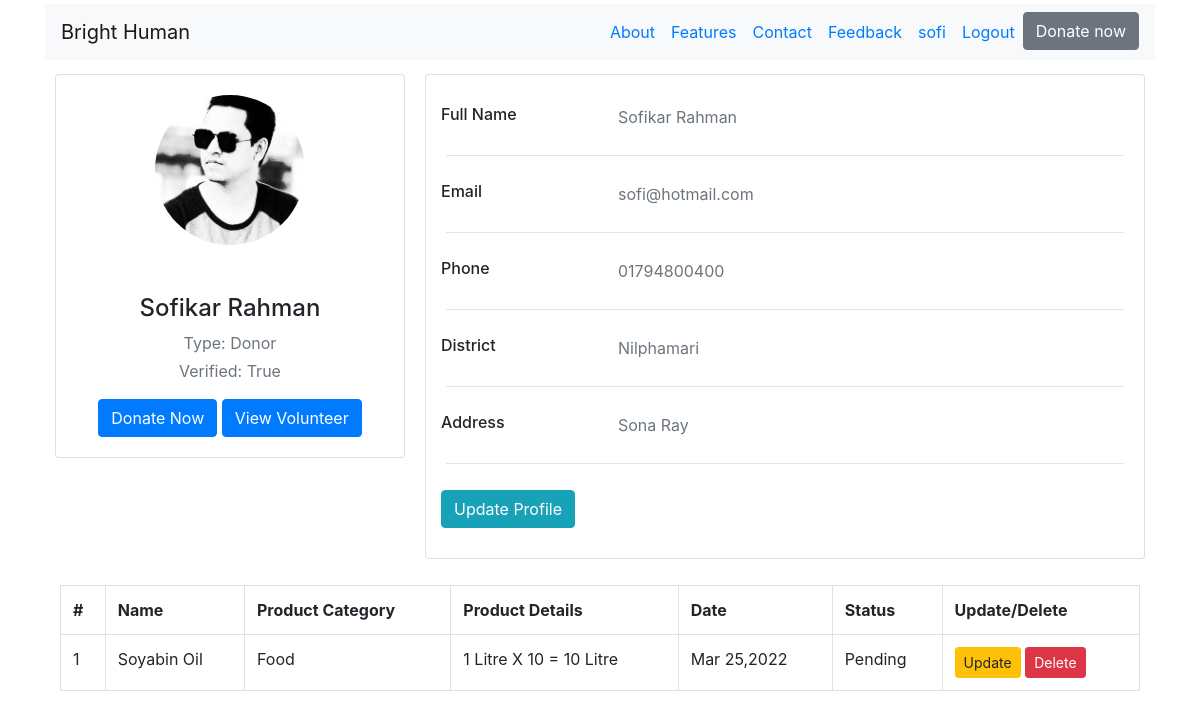
Screenshot of /accounts/user_profile/ (signed in) with the database file from the repository.
### Accounts/models.py (models this page shows, shortened)
class Profile(models.Model):
    profile = models.OneToOneField(User,on_delete=models.CASCADE,related_name='profile')
    uType = (
        (1,'Donor'),
        (2,'Volunteer'),
        (3,'Staff')
    )
    userType = models.IntegerField(choices=uType)
    phoneNo = models.CharField(max_length=15)
    nationalId = models.CharField(max_length=20)
    divison = models.ForeignKey(Division,on_delete=models.CASCADE)
    district = models.ForeignKey(District,on_delete=models.CASCADE)
    address = models.TextField(max_length=200)
    profile_pic = models.ImageField(upload_to = 'profile',blank=True)
    verified = models.BooleanField(default=False)
    signupTime = models.DateTimeField(auto_now_add=True)
    updateTime = models.DateTimeField(auto_now=True)

class District(models.Model):
    name = models.CharField(max_length=50)
    def __str__(self):
        return f"{self.name}"

### AppDonation/models.py (models this page shows, shortened)
class Donations(models.Model):
    donationCategory = models.ForeignKey(Category,on_delete=models.CASCADE)
    user = models.ForeignKey(User,on_delete=models.CASCADE,related_name='donations')
    district = models.ForeignKey(District,on_delete=models.CASCADE,related_name='district')
    productName = models.CharField(max_length=50,blank=False,null=False)
    description = models.TextField(max_length=200)
    choise = (
        ("Pending",'Pending'),
        ("Delivered",'Delivered'),
        ("Distributed",'Distributed'),
    )
    status = models.CharField(choices=choise,max_length=15)
    distributed = models.BooleanField(default=False)
    createDate = models.DateTimeField(auto_now_add=True)
    updateDate = models.DateTimeField(auto_now=True)

class Category(models.Model):
    cname = models.CharField(max_length=30,blank=False,null=False)
    def __str__(self):
        return f"{self.cname}"

### Accounts/views.py (the view)
# urls.py: path('user_profile/',views.userProfile,name="userProfile"),
@login_required
def userProfile(request):
    msg1 = False
    if request.user.is_staff:
        return HttpResponseRedirect(reverse('appStaff:staff'))
    if request.user.is_superuser:
        msg=True
    elif request.user.profile.userType==1:
        pass
    elif request.user.profile.userType==2:
        pass
    diction = {'donations':'User Profile'}
    return render(request,'accounts/profile.html',context=diction)

### templates/Accounts/profile.html (shortened to what this page needs)
{% extends 'base.html' %}
{% block bodyblock %}
<div class="container">
  <div class="main-body">
    <div class="row gutters-sm">
      <div class="col-md-4 mb-3">
        <div class="card">
          <div class="card-body">
            <div class="d-flex flex-column align-items-center text-center">
              <img src="/media/{{user.profile.profile_pic}}" alt="Admin" class="rounded-circle" width="150"
                height="150px" style="object-fit: cover;">
              <div class="mt-3">
                <h4>{{user.first_name}} {{user.last_name}}</h4>
                {% if user.profile.userType == 1 %}
                <p class="text-secondary mb-1">Type: Donor</p>
                {% elif user.profile.userType == 2 %}
                <p class="text-secondary mb-1">Type: Volunteer</p>
                {% else %}
                <p class="text-secondary mb-1">Type: Admin</p>
                {% endif %}
                <p class="text-muted font-size-sm">Verified: {{user.profile.verified}}</p>
                {% if user.profile.userType == 1 %}
                <a href="{% url 'appDonation:donation' %}" class="btn btn-primary">Donate Now</a>
                <a href="{% url 'appDonation:viewVolunteer' %}" class="btn btn-primary">View Volunteer</a>
                {% elif user.profile.userType == 2 %}
                <a href="{% url 'appVolunteer:viewDonors' %}" class="btn btn-outline-primary">View Donors</a>
                {% endif %}
              </div>
            </div>
          </div>
        </div>
      </div>
      <div class="col-md-8">
        <div class="card mb-3">
          <div class="card-body">
            <div class="row">
              <div class="col-sm-3">
                <h6 class="mb-0">Full Name</h6>
              </div>
              <div class="col-sm-9 text-secondary">
                {{user.first_name}} {{user.last_name}}
              </div>
            </div>
            <hr>
            <div class="row">
              <div class="col-sm-3">
                <h6 class="mb-0">Email</h6>
              </div>
              <div class="col-sm-9 text-secondary">
                {{user.email}}
              </div>
            </div>
            <hr>
            <div class="row">
              <div class="col-sm-3">
                <h6 class="mb-0">Phone</h6>
              </div>
              <div class="col-sm-9 text-secondary">
                {{user.profile.phoneNo}}
              </div>
            </div>
            <hr>
            <div class="row">
              <div class="col-sm-3">
                <h6 class="mb-0">District</h6>
              </div>
              <div class="col-sm-9 text-secondary">
                {{user.profile.district}}
              </div>
            </div>
            <hr>
            <div class="row">
              <div class="col-sm-3">
                <h6 class="mb-0">Address</h6>
              </div>
              <div class="col-sm-9 text-secondary">
                {{user.profile.address}}
              </div>
            </div>
            <hr>
            <div class="row">
              <div class="col-sm-12">
                <a class="btn btn-info " href="{% url 'accounts:updateProfile' pk=user.pk %}">Update Profile</a>
              </div>
            </div>
          </div>
        </div>
      </div>
    </div>
  </div>
</div>
<div class="container">
  {% if user.profile.userType == 1 %}
  <table class="table table-bordered">
    <tr>
      <th>#</th>
      <th>Name</th>
      <th>Product Category</th>
      <th>Product Details</th>
      <th>Date</th>
      <th>Status</th>
      <th>Update/Delete</th>
    </tr>
    {% for data in user.donations.all %}
    {% if not data.distributed %}
    <tr>
      <td>{{forloop.counter}}</td>
      <td>{{data.productName}}</td>
      <td>{{data.donationCategory}}</td>
      <td>{{data.description}}</td>
      <td>{{data.createDate|date:'M d,Y'}}</td>
      <td>{{data.status}}</td>
      <td>
        <a href="{% url 'appDonation:updateDonation' pk=data.id %}" class="btn btn-warning btn-sm">Update</a>
        <a href="{% url 'appDonation:deleteDonation' pk=data.id %}" class="btn btn-danger btn-sm">Delete</a>
      </td>
    </tr>
    {% endif %}
    {% endfor %}
  </table>
  {% endif %}
</div>
{% endblock %}

### templates/base.html (shortened to what this page needs)
<!DOCTYPE html>
{% load static %}
<html lang="en">
<head>
  <link rel="stylesheet" href="https://cdn.jsdelivr.net/npm/bootstrap@4.6.1/dist/css/bootstrap.min.css">
  <link rel="stylesheet" href="https://stackpath.bootstrapcdn.com/bootstrap/4.3.1/css/bootstrap.min.css"
>
  <link rel="stylesheet" href="https://cdnjs.cloudflare.com/ajax/libs/font-awesome/6.1.1/css/all.min.css"
 />
  <link rel="stylesheet" href="{% static 'css/main.css' %}">
</head>
<body>
  <div class="container pt-1">
    <nav class="navbar navbar-expand-lg navbar-light bg-light">
      <a class="navbar-brand" href="{% url 'home' %}">Bright Human</a>
      <div class="collapse navbar-collapse" id="navbarNav">
        <ul class="navbar-nav ms-auto mb-2 mb-lg-0 ml-auto ">
          <li class="nav-item ">
            <a class="nav-link text-primary" href="#">About</a>
          </li>
          <li class="nav-item">
            <a class="nav-link text-primary" href="#">Features</a>
          </li>
          <li class="nav-item">
            <a class="nav-link text-primary" href="#">Contact</a>
          </li>
          {% if user.is_authenticated %}
          <li class="nav-item">
            <a class="nav-link text-primary " href="{% url 'appFeedback:feedback' %}">Feedback</a>
          </li>
          <li class="nav-item">
            <a class="nav-link text-primary" href="{% url 'accounts:userProfile' %}">{{user.username}}</a>
          </li>
          <li class="nav-item">
            <a class="nav-link text-primary" href="{% url 'accounts:userLogout' %}">Logout</a>
          </li>
          {% endif %}
          <li class="nav-item ">
            <a href="{% url 'appDonation:donation' %}"><button type="button" class=" text-white btn btn-secondary" href="#">Donate now</button></a>
          </li>
          </ul>
      </div>
  </div>
  <div class="container pt-1">
    {% block bodyblock %}
    {% endblock %}
  </div>
</body>
</html>

### static/css/main.css (style rules this page uses)
* { margin: 0; padding: 0; }
[class*="col-"] { float: left; padding: 10px; }

### rows the page displays
Donations: productName "Soyabin Oil", donationCategory "Food", description "1 Litre X 10 = 10 Litre", createDate "Mar 25,2022", status "Pending"

### other values shown
{{ user.username }} "sofi"
{{ user.first_name }} "Sofikar"
{{ user.last_name }} "Rahman"
{{ user.profile.verified }} "True"
{{ user.email }} "sofi@hotmail.com"
{{ user.profile.phoneNo }} "01794800400"
{{ user.profile.district }} "Nilphamari"
{{ user.profile.address }} "Sona Ray"
